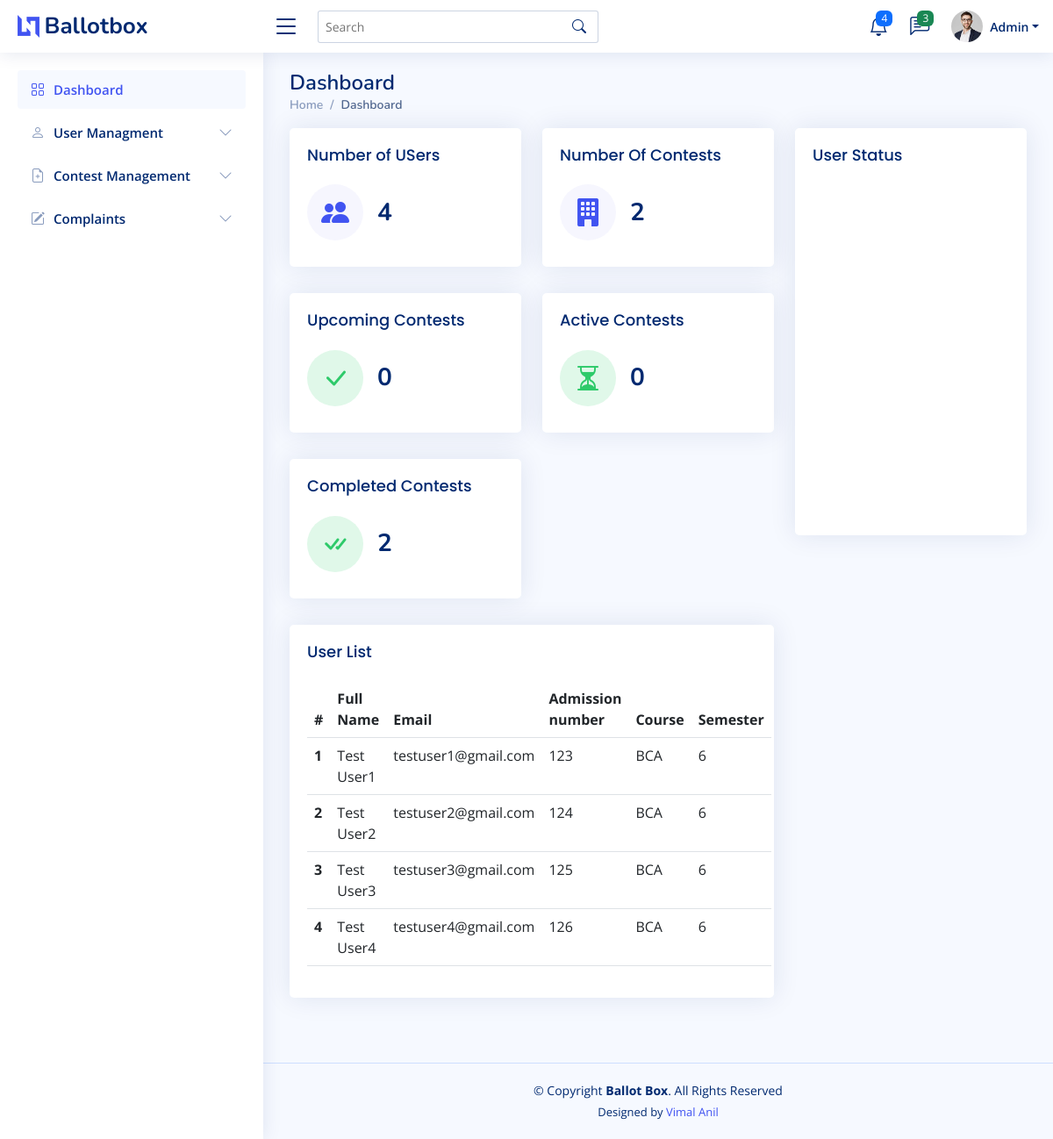
Screenshot of /Admin/index.php with the database file from the repository.
### tables this page shows
CREATE TABLE `registration` (
  `full_name` varchar(50) NOT NULL,
  `email` varchar(50) NOT NULL,
  `phn` varchar(30) NOT NULL,
  `admno` int(20) NOT NULL,
  `course` varchar(10) NOT NULL,
  `sem` int(20) NOT NULL,
  `roll_no` int(50) NOT NULL,
  `img` varchar(100) NOT NULL DEFAULT 'default.png'
);

### Admin/connect.php (called while the page is built, shortened)
<?php
$dbname="onlinevoting";
$conn=mysqli_connect("localhost","root","",$dbname);
function select_data($sql)
{
  global $conn;
  $res = mysqli_query($conn, $sql);
  if ($res)
    return $res;
  else
    return False;
}
function count_data($sql)
{
  global $conn;
  $res = mysqli_query($conn, $sql);
  if ($res)
    return mysqli_num_rows($res);
  else
    return False;
}
?>

### Admin/index.php (the view, shortened to what this page needs)
<?php
require 'header.php';
?>
<main id="main" class="main">
<div class="pagetitle">
  <h1>Dashboard</h1>
  <nav>
    <ol class="breadcrumb">
      <li class="breadcrumb-item"><a href="index.html">Home</a></li>
      <li class="breadcrumb-item active">Dashboard</li>
    </ol>
  </nav>
</div>
<section class="section dashboard">
  <div class="row">
    <div class="col-lg-8">
      <div class="row">
        <div class="col-xxl-4 col-md-6">
          <div class="card info-card sales-card">
            <div class="card-body">
              <h5 class="card-title">Number of USers </h5>
              <div class="d-flex align-items-center">
                <div class="card-icon rounded-circle d-flex align-items-center justify-content-center">
                <i class="bi bi-people-fill"></i>
                </div>
                <?php
                $sql="SELECT * FROM `registration`";
                $count = count_data($sql);
                ?>
                <div class="ps-3">
                  <h6><?php echo $count; ?></h6>
                </div>
              </div>
            </div>
          </div>
        </div>
        <div class="col-xxl-4 col-md-6">
        <div class="card info-card sales-card">
            <div class="card-body">
              <h5 class="card-title">Number Of Contests  </h5>
              <div class="d-flex align-items-center">
                <div class="card-icon rounded-circle d-flex align-items-center justify-content-center">
                <i class="bi bi-building-fill"></i>
                </div>
                <?php
                $sql="SELECT * FROM `contest`";
                $count = count_data($sql);
                ?>
                <div class="ps-3">
                  <h6><?php echo $count; ?></h6>
                </div>
              </div>
            </div>
          </div>
        </div>
        <div class="col-xxl-4 col-md-6">
          <div class="card info-card revenue-card">
            <div class="card-body">
              <h5 class="card-title">Upcoming Contests  </h5>
              <div class="d-flex align-items-center">
                <div class="card-icon rounded-circle d-flex align-items-center justify-content-center">
                <i class="bi bi-check-lg"></i>
                </div>
                <?php
                $time = date("H");
                $date = date("Y-m-d");
                $sql = "SELECT * FROM `contest` WHERE (date='$date' and stime>$time) or date>'$date'";
                $count = count_data($sql);
                ?>
                <div class="ps-3">
                  <h6><?php echo $count; ?></h6>
                </div>
              </div>
            </div>
          </div>
        </div>
        <div class="col-xxl-4 col-md-6">
          <div class="card info-card revenue-card">
            <div class="card-body">
              <h5 class="card-title"> Active Contests  </h5>
              <div class="d-flex align-items-center">
                <div class="card-icon rounded-circle d-flex align-items-center justify-content-center">
                <i class="bi bi-hourglass-split"></i>
                </div>
                <?php
                 $time = date("H");
                 $date = date("Y-m-d");
                 $sql = "SELECT * FROM `contest` WHERE date = '$date' AND ($time BETWEEN stime AND etime-1) AND status = 1";
                 $count = count_data($sql);
                ?>
                <div class="ps-3">
                  <h6><?php echo $count; ?></h6>
                </div>
              </div>
            </div>
          </div>
        </div>
        <div class="col-xxl-4 col-md-6">
          <div class="card info-card revenue-card">
            <div class="card-body">
              <h5 class="card-title">Completed Contests  </h5>
              <div class="d-flex align-items-center">
                <div class="card-icon rounded-circle d-flex align-items-center justify-content-center">
                <i class="bi bi-check-all"></i>
                </div>
                <?php
                   $time = date("H");
                   $date = date("Y-m-d");
                   $sql = "SELECT * FROM `contest` WHERE (date='$date' and etime<$time) or date<'$date' OR (status=2)";
                   $count = count_data($sql);
                ?>
                <div class="ps-3">
                  <h6><?php echo $count; ?></h6>
                </div>
              </div>
            </div>
          </div>
        </div>
        <div class="col-12">
        <div class="card">
          <div class="card-body">
            <h5 class="card-title">
           User List
            </h5>
              <table class="table datatable">
                <thead>
                  <tr>
                    <th scope="col">#</th>
                    <th scope="col">Full Name</th>
                    <th scope="col">Email</th>
                    <th scope="col">Admission number</th>
                    <th scope="col">Course</th>
                    <th scope="col">Semester</th>
                  </tr>
                </thead>
                <tbody>
                <?php
                $sql="SELECT * FROM `registration`";
                $data=select_data($sql);
                $n=1;
                while ($row = mysqli_fetch_assoc($data)) {
                  ?>
                  <tr>
                 <th scope='row'><?php echo $n++; ?></th>
                 <td><?php echo  $row['full_name'] ?></td>
                 <td> <?php echo $row['email'] ?></td>
                 <td><?php echo $row['admno']?></td>
                 <td> <?php echo $row['course']  ?></td>
                 <td> <?php echo $row['sem'] ?></td>
                 </tr>
                  <?php
                  }
                  ?>
                </tbody>
              </table>
            </div>
          </div>
        </div>
      </div>
    </div>
    <div class="col-lg-4">
      <div class="card">
        <div class="card-body pb-0">
          <h5 class="card-title">User Status </h5>
          <div id="trafficChart" style="min-height: 400px;" class="echart"></div>
        </div>
      </div>
        </div>
      </div>
</section>
</main>

### Admin/header.php (shortened to what this page needs)
<?php
include("connect.php")
?>
<!DOCTYPE html>
<html lang="en">
<head>
  <link href="assets/vendor/bootstrap/css/bootstrap.min.css" rel="stylesheet">
  <link href="assets/vendor/bootstrap-icons/bootstrap-icons.css" rel="stylesheet">
  <link href="assets/vendor/boxicons/css/boxicons.min.css" rel="stylesheet">
  <link href="assets/vendor/quill/quill.snow.css" rel="stylesheet">
  <link href="assets/vendor/quill/quill.bubble.css" rel="stylesheet">
  <link href="assets/vendor/remixicon/remixicon.css" rel="stylesheet">
  <link href="assets/vendor/simple-datatables/style.css" rel="stylesheet">
  <link href="assets/css/style.css" rel="stylesheet">
</head>
<body>
  <header id="header" class="header fixed-top d-flex align-items-center">
    <div class="d-flex align-items-center justify-content-between">
      <a href="index.html" class="logo d-flex align-items-center">
        <img src="assets/img/logo.png" alt="">
        <span class="d-none d-lg-block">Ballotbox</span>
      </a>
      <i class="bi bi-list toggle-sidebar-btn"></i>
    </div>
    <div class="search-bar">
      <form class="search-form d-flex align-items-center" method="POST" action="#">
        <input type="text" name="query" placeholder="Search" title="Enter search keyword">
        <button type="submit" title="Search"><i class="bi bi-search"></i></button>
      </form>
    </div>
    <nav class="header-nav ms-auto">
      <ul class="d-flex align-items-center">
        <li class="nav-item dropdown">
          <a class="nav-link nav-icon" href="#" data-bs-toggle="dropdown">
            <i class="bi bi-bell"></i>
            <span class="badge bg-primary badge-number">4</span>
          </a>
        </li>
        <li class="nav-item dropdown">
          <a class="nav-link nav-icon" href="#" data-bs-toggle="dropdown">
            <i class="bi bi-chat-left-text"></i>
            <span class="badge bg-success badge-number">3</span>
          </a>
        </li>
        <li class="nav-item dropdown pe-3">
          <a class="nav-link nav-profile d-flex align-items-center pe-0" href="#" data-bs-toggle="dropdown">
            <img src="assets/img/profile-img.jpg" alt="Profile" class="rounded-circle">
            <span class="d-none d-md-block dropdown-toggle ps-2">Admin</span>
          </a>
        </li>
      </ul>
    </nav>
  </header>
  <aside id="sidebar" class="sidebar">
    <ul class="sidebar-nav" id="sidebar-nav">
      <li class="nav-item">
        <a class="nav-link " href="index.php">
          <i class="bi bi-grid"></i>
          <span>Dashboard</span>
        </a>
      </li>
      <li class="nav-item">
        <a class="nav-link collapsed" data-bs-target="#usermanagment-nav" data-bs-toggle="collapse" href="#">
          <i class="bi bi-person"></i><span>User Managment</span><i class="bi bi-chevron-down ms-auto"></i>
        </a>
      </li>
      <li class="nav-item">
        <a class="nav-link collapsed" data-bs-target="#contestmanagment-nav" data-bs-toggle="collapse" href="#">
          <i class="bi bi-file-earmark-plus"></i><span> Contest Management</span><i class="bi bi-chevron-down ms-auto"></i>
        </a>
      </li>
      <li class="nav-item">
        <a class="nav-link collapsed" data-bs-target="#complaint-nav" data-bs-toggle="collapse" href="#">
          <i class="bi bi-pencil-square"></i><span>Complaints</span><i class="bi bi-chevron-down ms-auto"></i>
        </a>
      </li>
    </ul>
  </aside>

### Admin/assets/css/style.css (style rules this page uses)
:root { scroll-behavior: smooth; }
body { font-family: "Open Sans", sans-serif; background: #f6f9ff; color: #444444; }
a { color: #4154f1; text-decoration: none; }
h1, h2, h3, h4, h5, h6 { font-family: "Nunito", sans-serif; }
#main { margin-top: 60px; padding: 20px 30px; transition: all 0.3s; }
.pagetitle { margin-bottom: 10px; }
.pagetitle h1 { font-size: 24px; margin-bottom: 0; font-weight: 600; color: #012970; }
.card { margin-bottom: 30px; border: none; border-radius: 5px; box-shadow: 0px 0 30px rgba(1, 41, 112, 0.1); }
.card-title { padding: 20px 0 15px 0; font-size: 18px; font-weight: 500; color: #012970; font-family: "Poppins", sans-serif; }
.card-body { padding: 0 20px 20px 20px; }
.breadcrumb { font-size: 14px; font-family: "Nunito", sans-serif; color: #899bbd; font-weight: 600; }
.breadcrumb a { color: #899bbd; transition: 0.3s; }
.breadcrumb .breadcrumb-item::before { color: #899bbd; }
.breadcrumb .active { color: #51678f; font-weight: 600; }
.logo { line-height: 1; }
@media (min-width: 1200px) { .logo { width: 280px; } }
.logo img { max-height: 26px; margin-right: 6px; }
.logo span { font-size: 26px; font-weight: 700; color: #012970; font-family: "Nunito", sans-serif; }
.header { transition: all 0.5s; z-index: 997; height: 60px; box-shadow: 0px 2px 20px rgba(1, 41, 112, 0.1); background-color: #fff; padding-left: 20px; }
.header .toggle-sidebar-btn { font-size: 32px; padding-left: 10px; cursor: pointer; color: #012970; }
.header .search-bar { min-width: 360px; padding: 0 20px; }
.header .search-form { width: 100%; }
.header .search-form input { border: 0; font-size: 14px; color: #012970; border: 1px solid rgba(1, 41, 112, 0.2); padding: 7px 38px 7px 8px; border-radius: 3px; transition: 0.3s; width: 100%; }
.header .search-form button { border: 0; padding: 0; margin-left: -30px; background: none; }
.header .search-form button i { color: #012970; }
.header-nav ul { list-style: none; }
.header-nav>ul { margin: 0; padding: 0; }
.header-nav .nav-icon { font-size: 22px; color: #012970; margin-right: 25px; position: relative; }
.header-nav .nav-profile { color: #012970; }
.header-nav .nav-profile img { max-height: 36px; }
.header-nav .nav-profile span { font-size: 14px; font-weight: 600; }
.header-nav .badge-number { position: absolute; inset: -2px -5px auto auto; font-weight: normal; font-size: 12px; padding: 3px 6px; }
.sidebar { position: fixed; top: 60px; left: 0; bottom: 0; width: 300px; z-index: 996; transition: all 0.3s; padding: 20px; overflow-y: auto; scrollbar-width: thin; scrollbar-color: #aab7cf transparent; box-shadow: 0px 0px 20px rgba(1, 41, 112, 0.1); background-color: #fff; }
@media (min-width: 1200px) { #main, #footer { margin-left: 300px; } }
.sidebar-nav { padding: 0; margin: 0; list-style: none; }
.sidebar-nav li { padding: 0; margin: 0; list-style: none; }
.sidebar-nav .nav-item { margin-bottom: 5px; }
.sidebar-nav .nav-link { display: flex; align-items: center; font-size: 15px; font-weight: 600; color: #4154f1; transition: 0.3; background: #f6f9ff; padding: 10px 15px; border-radius: 4px; }
.sidebar-nav .nav-link i { font-size: 16px; margin-right: 10px; color: #4154f1; }
.sidebar-nav .nav-link.collapsed { color: #012970; background: #fff; }
.sidebar-nav .nav-link.collapsed i { color: #899bbd; }
.sidebar-nav .nav-link .bi-chevron-down { margin-right: 0; transition: transform 0.2s ease-in-out; }
.dashboard .info-card { padding-bottom: 10px; }
.dashboard .info-card h6 { font-size: 28px; color: #012970; font-weight: 700; margin: 0; padding: 0; }
.dashboard .card-icon { font-size: 32px; line-height: 0; width: 64px; height: 64px; flex-shrink: 0; flex-grow: 0; }
.dashboard .sales-card .card-icon { color: #4154f1; background: #f6f6fe; }
.dashboard .revenue-card .card-icon { color: #2eca6a; background: #e0f8e9; }
.footer { padding: 20px 0; font-size: 14px; transition: all 0.3s; border-top: 1px solid #cddfff; }
.footer .copyright { text-align: center; color: #012970; }
.footer .credits { padding-top: 5px; text-align: center; font-size: 13px; color: #012970; }

### rows the page displays
registration: full_name "Test User1", email "testuser1@gmail.com", admno "123", course "BCA", sem "6"
registration: full_name "Test User2", email "testuser2@gmail.com", admno "124", course "BCA", sem "6"
registration: full_name "Test User3", email "testuser3@gmail.com", admno "125", course "BCA", sem "6"
registration: full_name "Test User4", email "testuser4@gmail.com", admno "126", course "BCA", sem "6"

### other values shown
$count "4"
$count "2"
$count "0"
